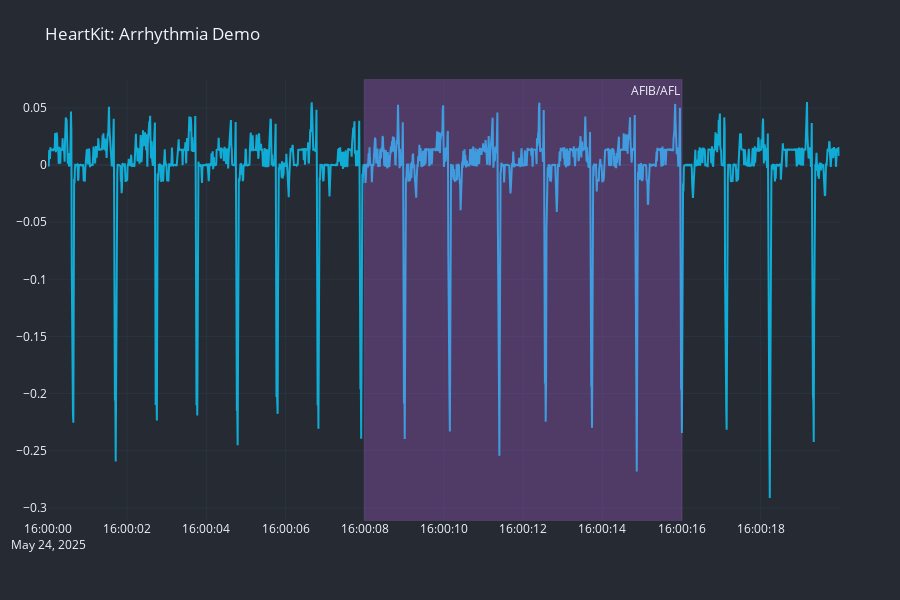

This figure's notebook cell:
### Code cell
import os

from heartkit.tasks import TaskFactory
from typing import Type, TypeVar
from argdantic import ArgField, ArgParser
from pydantic import BaseModel

from heartkit.defines import (
    HKDemoParams
)


cli = ArgParser()
B = TypeVar("B", bound=BaseModel)


def parse_content(cls: Type[B], content: str) -> B:
    """Parse file or raw content into Pydantic model.

    Args:
        cls (B): Pydantic model subclasss
        content (str): File path or raw content

    Returns:
        B: Pydantic model subclass instance
    """
    if os.path.isfile(content):
        with open(content, "r", encoding="utf-8") as f:
            content = f.read()

    return cls.model_validate_json(json_data=content)

task="arrhythmia"
task_handler = TaskFactory.get(task)

# In demo we will cover 5 regions at a time, frame_size*5
config = 'configs/arrhythmia-100class-2.json'
task_handler.demo(parse_content(HKDemoParams, config))

### Figure 1 — Plotly figure (JSON) as saved in the notebook; plotly's stock layout.template omitted (floating-point values rounded to 4 significant figures; data arrays with more than 128 entries replaced by an {"elided": "..."} marker saying what was removed)
{"data": [{"line": {"color": "#11acd5", "width": 2}, "mode": "lines", "name": "ECG", "showlegend": false, "type": "scatter", "x": {"elided": "2000 str values"}, "xaxis": "x", "y": {"elided": "2000 float values"}, "yaxis": "y"}], "layout": {"annotations": [{"showarrow": false, "text": "AFIB/AFL", "x": "2025-05-24T16:00:16", "xanchor": "right", "xref": "x", "y": 1, "yanchor": "top", "yref": "y domain"}], "height": 600, "legend": {"groupclick": "toggleitem"}, "margin": {"b": 80, "l": 10, "r": 10, "t": 80}, "paper_bgcolor": "rgba(38,42,50,1.0)", "plot_bgcolor": "rgba(38,42,50,1.0)", "shapes": [{"fillcolor": "#ce6cff", "line": {"color": "#ce6cff", "width": 2}, "opacity": 0.25, "type": "rect", "x0": "2025-05-24T16:00:08", "x1": "2025-05-24T16:00:16", "xref": "x", "y0": 0, "y1": 1, "yref": "y domain"}], "title": {"text": "HeartKit: Arrhythmia Demo"}, "xaxis": {"anchor": "y", "domain": [0, 0.94]}, "yaxis": {"anchor": "x", "domain": [0, 1]}, "yaxis2": {"anchor": "x", "overlaying": "y", "side": "right"}}}
